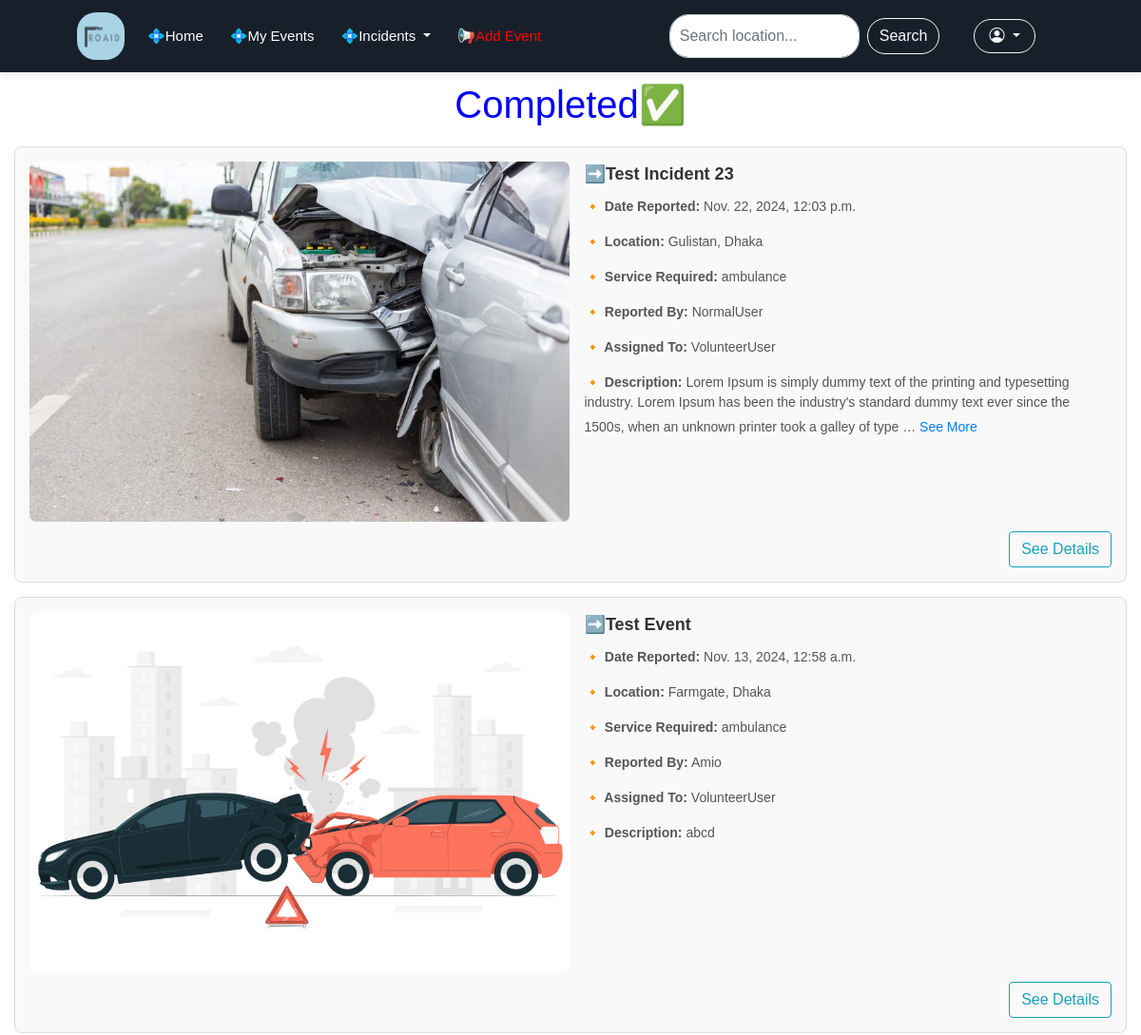
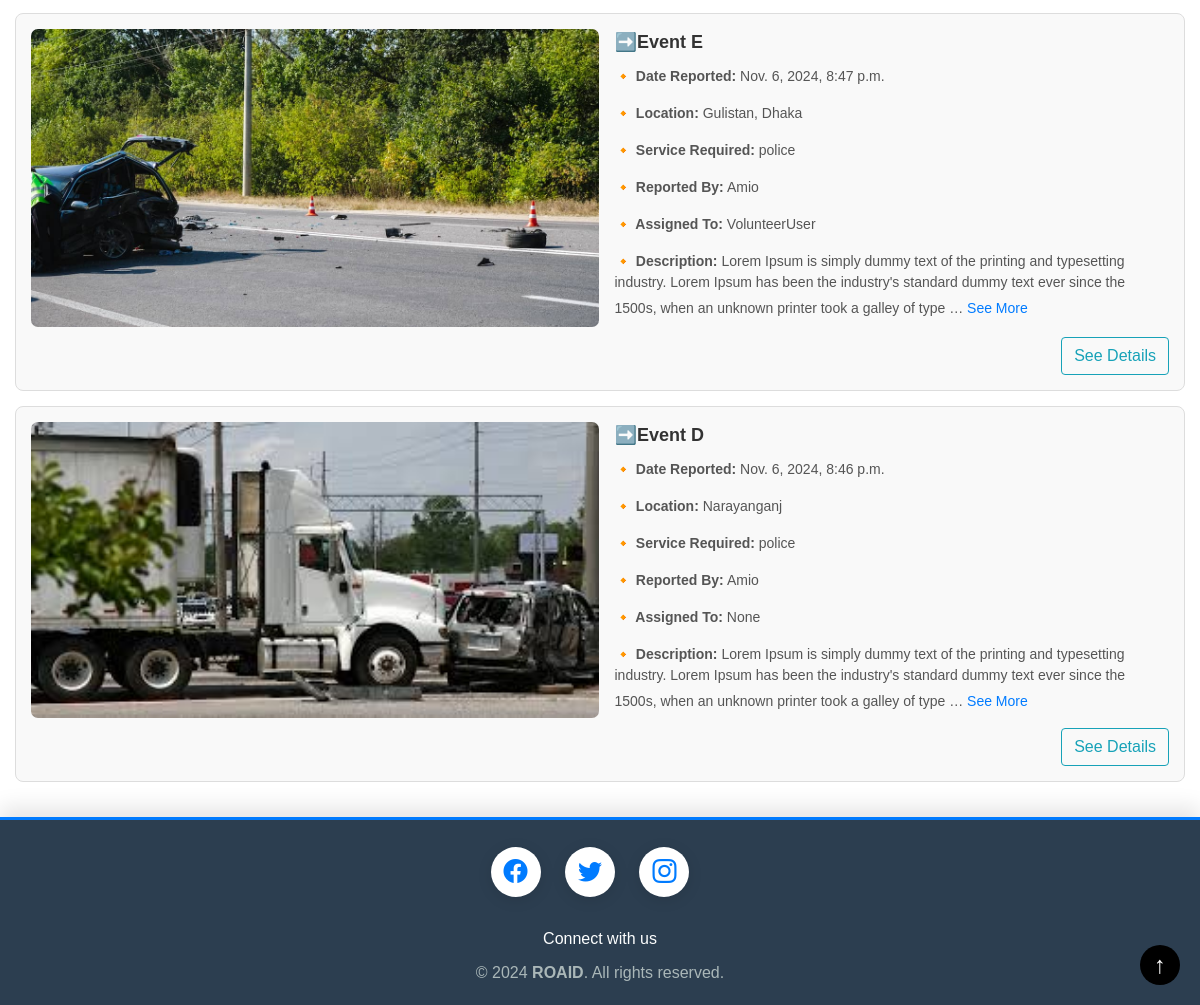
The app's page /completed/ with its own data (2 pictures, top to bottom).
### Volunteer/models.py (models this page shows, shortened)
class Incident(models.Model):
    STATUS_CHOICES = [
        ('No Action', 'No Action'),
        ('On Action', 'On Action'),
        ('Completed', 'Completed'),
    ]
    title = models.CharField(max_length=200)
    description = models.TextField()
    location = models.CharField(max_length=255)
    date_reported = models.DateTimeField(auto_now_add=True)
    status = models.CharField(max_length=20, choices=STATUS_CHOICES, default='No Action')
    reported_by = models.ForeignKey(User, on_delete=models.CASCADE, related_name='reported_incidents')
    assigned_to = models.ForeignKey(User, on_delete=models.SET_NULL, null=True, blank=True, default= None,
                                    related_name='assigned_incidents')
    service_type = models.CharField(max_length=50,
                                    choices=[('Fire', 'Fire'), ('Police', 'Police'), ('Ambulance', 'Ambulance')],
                                    default='police')
    image = models.ImageField(blank=True, null=True, upload_to='images/')

### Volunteer/views.py (the view)
# urls.py: path('completed/', v_views.completed, name='completed'),
def completed(request):
    inc = Incident.objects.filter(status='Completed').order_by('-date_reported')
    context = {'inc': inc}
    return render(request, 'complete.html', context)

### Volunteer/templates/complete.html (shortened to what this page needs)
{% extends 'common.html' %}
{% load static %}
{% block content %}
<!DOCTYPE html>
<html lang="en">
<head>
    <link rel="stylesheet" href="{% static 'css/homepage.css' %}">
</head>
<body>
    <div class="container">
        <h1 class="title" style="padding-top: 10px;color: blue">Completed✅</h1>
        {% for incident in inc %}
        <div class="incident-card">
            <div class="incident-content">
                <div class="incident-image-container">
                    {% if incident.image %}
                        <img src="{{ incident.image.url }}" alt="Incident Image" class="incident-image">
                    {% else %}
                        <img src="{% static 'images/ROAID.png' %}" alt="Incident Image" class="incident-image">
                    {% endif %}
                </div>
                <div class="incident-info">
                    <div class="incident-header">
                        ➡️{{ incident.title }}
                    </div>
                    <div class="incident-details">
                        <p><strong>🔸 Date Reported:</strong> {{ incident.date_reported }}</p>
                        <p><strong>🔸 Location:</strong> {{ incident.location }}</p>
                        <p><strong>🔸 Service Required:</strong> {{ incident.service_type }}</p>
                        <p><strong>🔸 Reported By:</strong> {{ incident.reported_by }}</p>
                        <p><strong>🔸 Assigned To:</strong> {{ incident.assigned_to }}</p>
                    </div>
                    <div class="incident-description">
                        <strong>🔸 Description:</strong>
                        <span class="description-text" data-full-text="{{ incident.description }}">
                            {{ incident.description|truncatechars:200 }}
                        </span>
                        {% if incident.description|length > 200 %}
                            <button class="see-more-btn">See More</button>
                        {% endif %}
                    </div>
                </div>
            </div>
            <div class="button-container">
                <a href="{% url 'event_details' incident.id %}" class="btn btn-outline-info" style="text-decoration: none;">See Details</a>
            </div>
        </div>
        {% empty %}
        <p>No incidents to display.</p>
        {% endfor %}
    </div>
</body>
</html>
{% endblock %}

### static/css/navbar.css (style rules this page uses)
body, html { background-color: #ffffff; color: #000000; transition: background-color 0.3s, color 0.3s; }

### static/css/homepage.css (style rules this page uses)
* { margin: 0; padding: 0; box-sizing: border-box; }
.container { max-width: 800px; margin: 0 auto; padding: 20px; font-family: Arial, sans-serif; }
.title { color: white; text-align: center; margin-bottom: 20px; }
.incident-card { border: 1px solid #ddd; border-radius: 8px; margin-bottom: 15px; padding: 15px; background-color: #f9f9f9; }
.incident-content { display: flex; gap: 15px; }
.incident-image-container { width: 700px; max-height: 550px; overflow: hidden; border-radius: 7px; }
.incident-image { width: 100%; height: auto; display: block; object-fit: cover; }
.incident-info { flex: 1 1 60%; }
.incident-header { font-size: 18px; font-weight: bold; color: #333; margin-bottom: 10px; }
.incident-details p, .incident-description { font-size: 14px; color: #555; }
.see-more-btn { background: none; border: none; color: #007bff; cursor: pointer; font-size: 14px; margin-top: 5px; padding: 0; }
.button-container { display: flex; justify-content: flex-end; margin-top: 10px; }

### Volunteer/templates/footer.html (style rules this page uses)
body { margin: 0; padding: 0; display: flex; flex-direction: column; min-height: 100vh; font-family: Arial, sans-serif; }
.container { max-width: 1200px; margin: 0 auto; padding: 0 15px; }

### records on screen
Incident: image (picture), title "Test Incident 23", date_reported "Nov. 22, 2024, 12:03 p.m.", location "Gulistan, Dhaka", service_type "ambulance", reported_by "NormalUser", assigned_to "VolunteerUser", description "Lorem Ipsum is simply dummy text of the printing and typesetting industry. Lorem Ipsum has been the industry's standard dummy text ever since the 1500s, when an unknown printer took a galley of type …", shows "See More"
Incident: image (picture), title "Test Event", date_reported "Nov. 13, 2024, 12:58 a.m.", location "Farmgate, Dhaka", service_type "ambulance", reported_by "Amio", assigned_to "VolunteerUser", description "abcd"
Incident: image (picture), title "Event E", date_reported "Nov. 6, 2024, 8:47 p.m.", location "Gulistan, Dhaka", service_type "police", reported_by "Amio", assigned_to "VolunteerUser", description "Lorem Ipsum is simply dummy text of the printing and typesetting industry. Lorem Ipsum has been the industry's standard dummy text ever since the 1500s, when an unknown printer took a galley of type …", shows "See More"
Incident: image (picture), title "Event D", date_reported "Nov. 6, 2024, 8:46 p.m.", location "Narayanganj", service_type "police", reported_by "Amio", assigned_to "None", description "Lorem Ipsum is simply dummy text of the printing and typesetting industry. Lorem Ipsum has been the industry's standard dummy text ever since the 1500s, when an unknown printer took a galley of type …", shows "See More"
